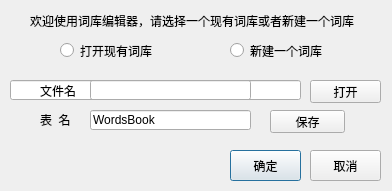
<?xml version="1.0" encoding="UTF-8"?>
<ui version="4.0">
 <class>startDialog</class>
 <widget class="QDialog" name="startDialog">
  <property name="geometry">
   <rect>
    <x>0</x>
    <y>0</y>
    <width>392</width>
    <height>191</height>
   </rect>
  </property>
  <property name="minimumSize">
   <size>
    <width>392</width>
    <height>191</height>
   </size>
  </property>
  <property name="maximumSize">
   <size>
    <width>392</width>
    <height>191</height>
   </size>
  </property>
  <property name="windowTitle">
   <string>欢迎使用</string>
  </property>
  <property name="windowIcon">
   <iconset resource="rc.qrc">
    <normaloff>:/new/prefix1/rc/edit.ico</normaloff>:/new/prefix1/rc/edit.ico</iconset>
  </property>
  <widget class="QLineEdit" name="addlineEdit">
   <property name="geometry">
    <rect>
     <x>10</x>
     <y>80</y>
     <width>291</width>
     <height>20</height>
    </rect>
   </property>
  </widget>
  <widget class="QLineEdit" name="fileNamelineEdit">
   <property name="geometry">
    <rect>
     <x>90</x>
     <y>80</y>
     <width>161</width>
     <height>20</height>
    </rect>
   </property>
   <property name="text">
    <string/>
   </property>
  </widget>
  <widget class="QLineEdit" name="tableNamelineEdit">
   <property name="geometry">
    <rect>
     <x>90</x>
     <y>110</y>
     <width>161</width>
     <height>20</height>
    </rect>
   </property>
   <property name="text">
    <string>WordsBook</string>
   </property>
   <property name="readOnly">
    <bool>true</bool>
   </property>
  </widget>
  <widget class="QPushButton" name="acceptButton">
   <property name="geometry">
    <rect>
     <x>230</x>
     <y>150</y>
     <width>71</width>
     <height>31</height>
    </rect>
   </property>
   <property name="text">
    <string>确定</string>
   </property>
   <property name="icon">
    <iconset resource="rc.qrc">
     <normaloff>:/new/prefix1/rc/action/Ok.ico</normaloff>:/new/prefix1/rc/action/Ok.ico</iconset>
   </property>
  </widget>
  <widget class="QPushButton" name="quitButton">
   <property name="geometry">
    <rect>
     <x>310</x>
     <y>150</y>
     <width>71</width>
     <height>31</height>
    </rect>
   </property>
   <property name="text">
    <string>取消</string>
   </property>
   <property name="icon">
    <iconset resource="rc.qrc">
     <normaloff>:/new/prefix1/rc/action/Cancel.ico</normaloff>:/new/prefix1/rc/action/Cancel.ico</iconset>
   </property>
  </widget>
  <widget class="QPushButton" name="openButton">
   <property name="geometry">
    <rect>
     <x>310</x>
     <y>80</y>
     <width>71</width>
     <height>23</height>
    </rect>
   </property>
   <property name="text">
    <string>打开</string>
   </property>
   <property name="icon">
    <iconset resource="rc.qrc">
     <normaloff>:/new/prefix1/rc/action/Folder3.ico</normaloff>:/new/prefix1/rc/action/Folder3.ico</iconset>
   </property>
  </widget>
  <widget class="QLabel" name="label">
   <property name="geometry">
    <rect>
     <x>40</x>
     <y>80</y>
     <width>41</width>
     <height>21</height>
    </rect>
   </property>
   <property name="text">
    <string>文件名</string>
   </property>
  </widget>
  <widget class="QLabel" name="tableNamelabel">
   <property name="geometry">
    <rect>
     <x>40</x>
     <y>110</y>
     <width>41</width>
     <height>20</height>
    </rect>
   </property>
   <property name="text">
    <string>表  名</string>
   </property>
  </widget>
  <widget class="QLabel" name="willkommenlabel">
   <property name="geometry">
    <rect>
     <x>30</x>
     <y>10</y>
     <width>331</width>
     <height>21</height>
    </rect>
   </property>
   <property name="text">
    <string>欢迎使用词库编辑器，请选择一个现有词库或者新建一个词库</string>
   </property>
  </widget>
  <widget class="QRadioButton" name="openradioButton">
   <property name="geometry">
    <rect>
     <x>60</x>
     <y>30</y>
     <width>101</width>
     <height>41</height>
    </rect>
   </property>
   <property name="text">
    <string>打开现有词库</string>
   </property>
  </widget>
  <widget class="QRadioButton" name="newradioButton">
   <property name="geometry">
    <rect>
     <x>230</x>
     <y>30</y>
     <width>101</width>
     <height>41</height>
    </rect>
   </property>
   <property name="text">
    <string>新建一个词库</string>
   </property>
  </widget>
  <widget class="QPushButton" name="saveButton">
   <property name="geometry">
    <rect>
     <x>270</x>
     <y>110</y>
     <width>75</width>
     <height>23</height>
    </rect>
   </property>
   <property name="text">
    <string>保存</string>
   </property>
   <property name="icon">
    <iconset resource="rc.qrc">
     <normaloff>:/new/prefix2/rc/action/Save.ico</normaloff>:/new/prefix2/rc/action/Save.ico</iconset>
   </property>
  </widget>
  <widget class="QLabel" name="germanlabel">
   <property name="geometry">
    <rect>
     <x>120</x>
     <y>50</y>
     <width>151</width>
     <height>101</height>
    </rect>
   </property>
   <property name="text">
    <string/>
   </property>
   <property name="pixmap">
    <pixmap resource="rc.qrc">:/new/prefix2/rc/deutschicon.png</pixmap>
   </property>
   <property name="scaledContents">
    <bool>true</bool>
   </property>
  </widget>
  <zorder>addlineEdit</zorder>
  <zorder>fileNamelineEdit</zorder>
  <zorder>tableNamelineEdit</zorder>
  <zorder>acceptButton</zorder>
  <zorder>quitButton</zorder>
  <zorder>openButton</zorder>
  <zorder>label</zorder>
  <zorder>tableNamelabel</zorder>
  <zorder>willkommenlabel</zorder>
  <zorder>saveButton</zorder>
  <zorder>germanlabel</zorder>
  <zorder>newradioButton</zorder>
  <zorder>openradioButton</zorder>
 </widget>
 <tabstops>
  <tabstop>saveButton</tabstop>
  <tabstop>openButton</tabstop>
  <tabstop>quitButton</tabstop>
  <tabstop>acceptButton</tabstop>
  <tabstop>fileNamelineEdit</tabstop>
  <tabstop>addlineEdit</tabstop>
  <tabstop>tableNamelineEdit</tabstop>
  <tabstop>newradioButton</tabstop>
  <tabstop>openradioButton</tabstop>
 </tabstops>
 <resources>
  <include location="rc.qrc"/>
 </resources>
 <connections/>
</ui>
